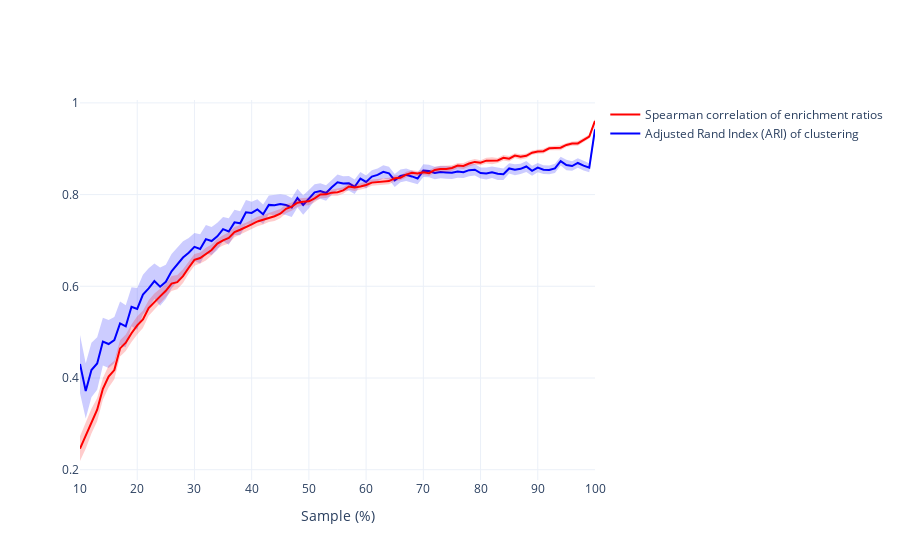

Notebook code for this chart:
### Code cell
import pandas as pd
import plotly.express as px
import plotly.graph_objects as go

# Load your data into a pandas DataFrame
df = robustness_df.copy()

# Calculate mean and confidence intervals for plotting
grouped = df.groupby(['percentage', 'metric'])['value'].agg(['mean', 'std', 'count'])
grouped['ci'] = 1.96 * grouped['std'] / grouped['count'] ** 0.5  # 95% confidence interval
index_values = grouped.index
new_index = pd.MultiIndex.from_tuples([(int(percentage), metric) for percentage, metric in index_values], names=['percentage', 'metric'])
grouped.index = new_index
grouped.sort_index(inplace=True)

fig = go.Figure()

# Plotting for 'ari'
ari_data = grouped.xs('ari', level='metric')
fig.add_trace(go.Scatter(
    x=ari_data.index,
    y=ari_data['mean'],
    mode='lines',
    name='Adjusted Rand Index (ARI) of clustering',
    line=dict(color='blue')
))
fig.add_trace(go.Scatter(
    x=ari_data.index,
    y=ari_data['mean'] + ari_data['ci'],
    mode='lines',
    name='ARI upper',
    line=dict(width=0),
    showlegend=False
))
fig.add_trace(go.Scatter(
    x=ari_data.index,
    y=ari_data['mean'] - ari_data['ci'],
    mode='lines',
    name='ARI lower',
    line=dict(width=0),
    showlegend=False,
    fill='tonexty',
    fillcolor='rgba(0,0,255,0.2)'
))

# Plotting for 'spearman'
spearman_data = grouped.xs('spearman', level='metric')
fig.add_trace(go.Scatter(
    x=spearman_data.index,
    y=spearman_data['mean'],
    mode='lines',
    name='Spearman correlation of enrichment ratios',
    line=dict(color='red')
))
fig.add_trace(go.Scatter(
    x=spearman_data.index,
    y=spearman_data['mean'] + spearman_data['ci'],
    mode='lines',
    name='Spearman upper',
    line=dict(width=0),
    showlegend=False
))
fig.add_trace(go.Scatter(
    x=spearman_data.index,
    y=spearman_data['mean'] - spearman_data['ci'],
    mode='lines',
    name='Spearman lower',
    line=dict(width=0),
    showlegend=False,
    fill='tonexty',
    fillcolor='rgba(255,0,0,0.2)'
))

# Update layout to show 10 steps from 0 to 100 on the x-axis
fig.update_layout(
    title='',
    xaxis_title='Sample (%)',
    yaxis_title='',
    xaxis=dict(tickmode='array', tickvals=list(range(10, 100, 10))),
    template='plotly_white'
)

#change xticks
fig.update_xaxes(tickvals=[10, 20, 30, 40, 50, 60, 70, 80, 90, 100])
fig.update_yaxes(tickvals=[0.2, 0.4, 0.6, 0.8, 1])

fig.write_html(output_dir/"robustness.html")
fig.write_image(output_dir/"robustness.png", format="png", scale=10)
fig.write_image(output_dir/"robustness.svg", format="svg")

# Show plot
fig.show()
